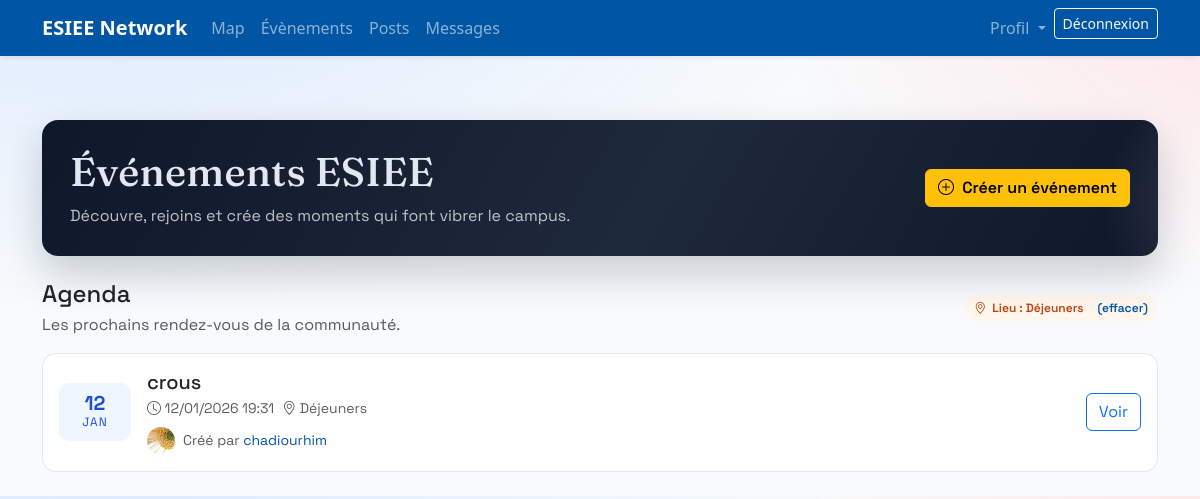
The app's page /events/?location=DEJEUNERS (signed in) with its own data.
### events/models.py (models this page shows, shortened)
class Event(models.Model):
    title = models.CharField(max_length=200)
    description = models.TextField(blank=True)
    location = models.CharField(
        "Lieu",
        max_length=50,
        choices=LOCATION_CHOICES,
    )
    start_at = models.DateTimeField()
    end_at = models.DateTimeField(null=True, blank=True)
    created_by = models.ForeignKey(
        settings.AUTH_USER_MODEL,
        on_delete=models.CASCADE,
        related_name="events_created",
    )
    created_at = models.DateTimeField(auto_now_add=True)
    updated_at = models.DateTimeField(auto_now=True)
    class Meta:
        ordering = ["start_at", "title"]

### users/models.py (models this page shows, shortened)
class User(AbstractUser):
    email = models.EmailField(unique=True)
    profile_image = models.ImageField(
        upload_to="profiles/",
        blank=True,
        null=True,
        verbose_name="Photo de profil",
    )

### events/views.py (the view)
# urls.py: path("", views.events_list, name="list"),
@login_required
def events_list(request):
    location_code = request.GET.get("location")
    events = Event.objects.all().order_by("start_at", "title")
    filtered_location_label = None
    if location_code:
        events = events.filter(location=location_code)
        choices_dict = dict(LOCATION_CHOICES)
        filtered_location_label = choices_dict.get(location_code)
    context = {
        "events": events,
        "filtered_location": filtered_location_label,
        "raw_location": location_code,
    }
    return render(request, "events/events_list.html", context)

### templates/events/events_list.html (shortened to what this page needs)
{% extends "base.html" %}
{% block content %}
<link href="https://cdn.jsdelivr.net/npm/bootstrap-icons@1.11.3/font/bootstrap-icons.css" rel="stylesheet">
<div class="container py-4 ev-wrap">
  <div class="ev-hero mb-4">
    <div class="row align-items-center g-3">
      <div class="col-lg-8">
        <h1 class="mb-2">&Eacute;v&eacute;nements ESIEE</h1>
        <p class="mb-0 text-light opacity-75">
          D&eacute;couvre, rejoins et cr&eacute;e des moments qui font vibrer le campus.
        </p>
      </div>
      <div class="col-lg-4 text-lg-end">
        <a href="{% url 'events:create' %}" class="btn btn-warning fw-semibold">
          <i class="bi bi-plus-circle me-1"></i>
          Cr&eacute;er un &eacute;v&eacute;nement
        </a>
      </div>
    </div>
  </div>
  <div class="d-flex flex-wrap align-items-center justify-content-between gap-2 mb-3">
    <div>
      <h2 class="h4 mb-1">Agenda</h2>
      <div class="text-muted">Les prochains rendez-vous de la communaut&eacute;.</div>
    </div>
    {% if filtered_location %}
      <div class="ev-chip ev-filter">
        <i class="bi bi-geo-alt"></i>
        Lieu : {{ filtered_location }}
        <a class="ms-2 text-decoration-none" href="{% url 'events:list' %}">(effacer)</a>
      </div>
    {% endif %}
  </div>
  {% if events %}
    <div class="row g-3">
      {% for event in events %}
        <div class="col-12">
          <div class="ev-card p-3">
            <div class="d-flex flex-wrap gap-3 align-items-center">
              <div class="ev-date">
                <div class="day">{{ event.start_at|date:"d" }}</div>
                <div class="month">{{ event.start_at|date:"M" }}</div>
              </div>
              <div class="flex-grow-1">
                <a href="{% url 'events:detail' event.pk %}" class="text-decoration-none text-dark">
                  <h3 class="h5 mb-1">{{ event.title }}</h3>
                </a>
                <div class="d-flex flex-wrap gap-2 text-muted small">
                  <span><i class="bi bi-clock"></i> {{ event.start_at|date:"d/m/Y H:i" }}</span>
                  <span><i class="bi bi-geo-alt"></i> {{ event.get_location_display }}</span>
                </div>
                <div class="ev-creator d-flex align-items-center gap-2 mt-2">
                  {% if event.created_by.profile_image %}
                    <img src="{{ event.created_by.profile_image.url }}" alt="Photo de profil">
                  {% endif %}
                  <span class="small text-muted">
                    Cr&eacute;&eacute; par
                    <a href="{% url 'users:user_profile' event.created_by.username %}" class="text-decoration-none">
                      {{ event.created_by.username }}
                    </a>
                  </span>
                </div>
              </div>
              <a href="{% url 'events:detail' event.pk %}" class="btn btn-outline-primary">
                Voir
              </a>
            </div>
          </div>
        </div>
      {% endfor %}
    </div>
  {% endif %}
</div>
{% endblock %}

### static/style.css (style rules this page uses)
:root { --esiee-blue:#0055A4; --esiee-blue-dark:#003d7a; --esiee-light:#f8f9fb; --esiee-gray:#6c757d; }
body { background:var(--esiee-light); }
a { color:var(--esiee-blue); }

### templates/base.html (style rules this page uses)
body { padding-top: 72px; }

### templates/events/events_list.html (style rules this page uses)
:root { --ev-bg: #0b1220; --ev-ink: #0f172a; --ev-cream: #f8fafc; --ev-primary: #2563eb; --ev-accent: #f97316; --ev-muted: #94a3b8; }
body { background: radial-gradient(1200px 600px at 10% -10%, #dbeafe 0%, transparent 60%), radial-gradient(900px 500px at 110% 0%, #ffe4e6 0%, transparent 60%), #f8fafc; }
.ev-wrap { font-family: "Space Grotesk", system-ui, -apple-system, "Segoe UI", sans-serif; }
.ev-hero { background: linear-gradient(120deg, #0f172a 0%, #1e293b 55%, #0f172a 100%); color: #e2e8f0; border-radius: 16px; padding: 28px; box-shadow: 0 18px 40px rgba(15, 23, 42, 0.2); position: relative; overflow: hidden; }
.ev-hero::after { content: ""; position: absolute; inset: -40% -20% auto auto; width: 280px; height: 280px; border-radius: 50%; background: radial-gradient(circle, rgba(248, 250, 252, 0.18), transparent 70%); }
.ev-hero h1 { font-family: "Fraunces", serif; letter-spacing: 0.2px; }
.ev-card { background: #ffffff; border-radius: 14px; border: 1px solid rgba(148, 163, 184, 0.25); transition: transform 0.2s ease, box-shadow 0.2s ease; }
.ev-date { background: #eff6ff; color: #1d4ed8; border-radius: 10px; padding: 10px 12px; text-align: center; min-width: 72px; }
.ev-date .day { font-size: 20px; font-weight: 700; line-height: 1; }
.ev-date .month { font-size: 12px; text-transform: uppercase; letter-spacing: 1px; }
.ev-chip { display: inline-flex; align-items: center; gap: 6px; background: #f1f5f9; color: #0f172a; padding: 4px 10px; border-radius: 999px; font-size: 12px; font-weight: 600; }
.ev-filter { background: #fff7ed; color: #c2410c; }
.ev-creator img { width: 28px; height: 28px; border-radius: 50%; object-fit: cover; }

### records on screen
Event: start_at "12", start_at "JAN", title "crous", start_at "12/01/2026 19:31", location "Déjeuners", created_by.profile_image (picture), created_by.username "chadiourhim"

### other values on screen
{{ filtered_location }} "Déjeuners"
